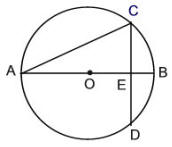
#> input picture aaai/000.png, 172 x 147 px, found by its file name
$ python diagram_graph_builder.py
#> lines starting #> are read from the running program, lines starting #| are printed output that depends on the picture; after the words box and inside, x2 and y2 are one past the last pixel; in counts of white or black regions, pixels touching at a corner belong together
#> further down, diagram is the input picture: shape (147, 172, 3); mean B, G, R 241.7, 241.6, 241.6
### diagram_parser/text_detector.py
import cv2.cv2 as cv2
import numpy as np
from numpy import cos, sin
from experiments.params import Params


# [4 lines left out: function preprocess, not called in this run]


def threshold_image(image):
    thresh = cv2.threshold(image, 200, 255, cv2.THRESH_BINARY)[1]
    return thresh


def connected_components_and_threshold(image):
    gray = image
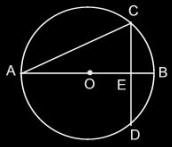
#> gray: shape (147, 172); min 0, max 255, mean 13.4
    threshold = cv2.threshold(gray, -1, 255, cv2.THRESH_OTSU)[1]  # ensure binary
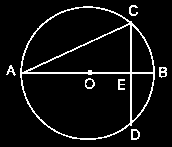
#> threshold: shape (147, 172); 6.8% white in thin lines or dots, all inside (x1, y1, x2, y2) = (6, 5, 167, 140)
    components = cv2.connectedComponentsWithStats(threshold, connectivity=8)
    stats = components[2]
#> stats = [[0, 0, 172, 147, 23559], [129, 5, 9, 11, 47], [20, 6, 135, 134, 1424], [6, 65, 10, 11, 43], [159, 67, 8, 11, 58], [85, 78, 10, 11, 50], [118, 79, 7, 11, 47], [131, 129, 9, 11, 56]]
    stats_with_small_areas = stats[1:]
#> stats_with_small_areas = [[129, 5, 9, 11, 47], [20, 6, 135, 134, 1424], [6, 65, 10, 11, 43], [159, 67, 8, 11, 58], [85, 78, 10, 11, 50], [118, 79, 7, 11, 47], [131, 129, 9, 11, 56]]
    areas = [stat[2]*stat[3] for stat in stats_with_small_areas]
#> areas = [99, 18090, 110, 88, 110, 77, 99]
    if len(areas) < 2:
        return components, -1, threshold
    area_threshold = sorted(areas)[-2]
#> area_threshold = 110

    return components, area_threshold, threshold


def get_component_roi(image, stats, index):
    stat = stats[index]
    x = stat[0]
    y = stat[1]
    w = stat[2]
    h = stat[3]
    return image[y:y + h, x:x + w]


# [14 lines left out: function imshow_components, not called in this run]


def white_out_components_with_threshold(image, components, threshold):
    labels = components[0]

    stats = components[1]
    rejected_labels = []
    mask = np.zeros_like(image)
    for idx, stat in enumerate(stats):
        if stat[2]*stat[3] <= threshold:
            rejected_labels.append(idx)
    for idx, label in np.ndenumerate(labels):
        if label in rejected_labels:
            mask[idx] = 255

    filtered_image = cv2.add(image, mask)

    return filtered_image


def remove_text(image):
    # TODO: fixed intermediate blurring

    # does not convert image to grayscale
    (_, labels, stats, _), area_threshold, _ = connected_components_and_threshold(cv2.bitwise_not(image))
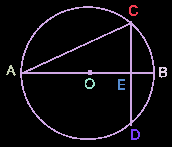
#> labels: shape (147, 172) int32; 8 distinct labels, from 0 to 7; one colour per label, 0 black
#> area_threshold = 110
    masked_image = white_out_components_with_threshold(image, (labels, stats), area_threshold)
#> (the rest of the program and of its run is left out)
